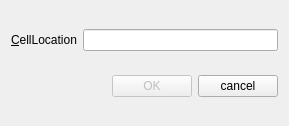
<?xml version="1.0" encoding="UTF-8"?>
<ui version="4.0">
 <class>Dialog</class>
 <widget class="QDialog" name="Dialog">
  <property name="geometry">
   <rect>
    <x>0</x>
    <y>0</y>
    <width>289</width>
    <height>126</height>
   </rect>
  </property>
  <property name="windowTitle">
   <string>Go To Cell</string>
  </property>
  <layout class="QVBoxLayout" name="verticalLayout">
   <item>
    <layout class="QHBoxLayout" name="horizontalLayout">
     <item>
      <widget class="QLabel" name="label">
       <property name="text">
        <string>&amp;CellLocation</string>
       </property>
       <property name="buddy">
        <cstring>lineEdit</cstring>
       </property>
      </widget>
     </item>
     <item>
      <widget class="QLineEdit" name="lineEdit"/>
     </item>
    </layout>
   </item>
   <item>
    <layout class="QHBoxLayout" name="horizontalLayout_2">
     <item>
      <spacer name="horizontalSpacer">
       <property name="orientation">
        <enum>Qt::Horizontal</enum>
       </property>
       <property name="sizeHint" stdset="0">
        <size>
         <width>68</width>
         <height>20</height>
        </size>
       </property>
      </spacer>
     </item>
     <item>
      <widget class="QPushButton" name="okButton">
       <property name="enabled">
        <bool>false</bool>
       </property>
       <property name="text">
        <string>OK</string>
       </property>
       <property name="default">
        <bool>true</bool>
       </property>
      </widget>
     </item>
     <item>
      <widget class="QPushButton" name="cancelButton">
       <property name="text">
        <string>cancel</string>
       </property>
      </widget>
     </item>
    </layout>
   </item>
  </layout>
 </widget>
 <layoutdefault spacing="6" margin="11"/>
 <tabstops>
  <tabstop>lineEdit</tabstop>
  <tabstop>okButton</tabstop>
  <tabstop>cancelButton</tabstop>
 </tabstops>
 <resources/>
 <connections/>
</ui>
